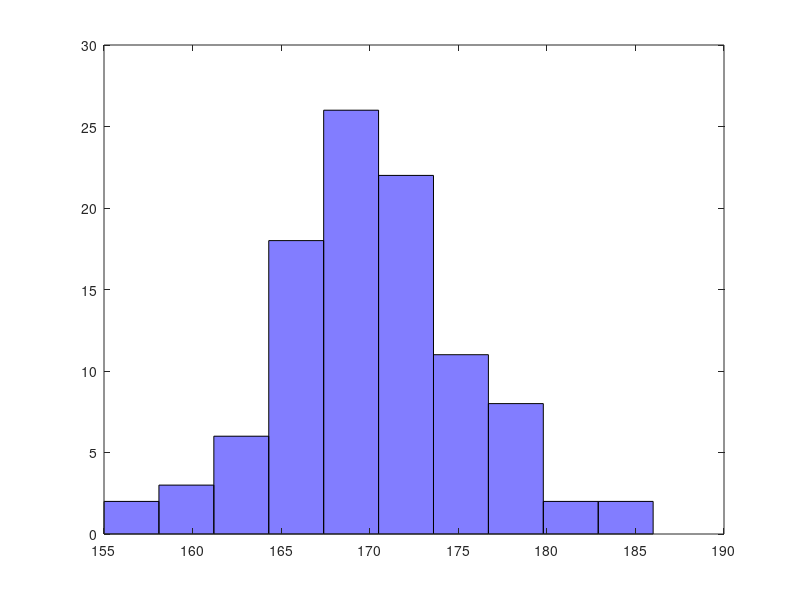
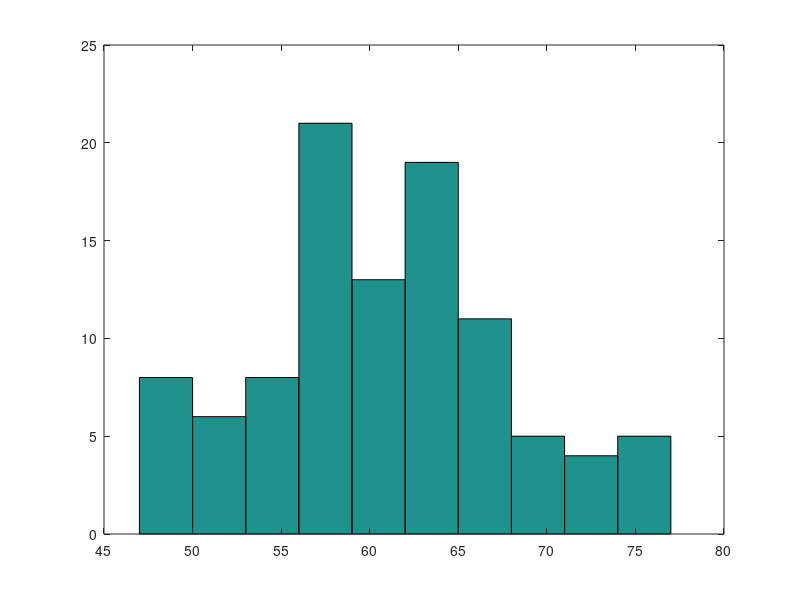

Here is the MATLAB script that generated these plots, in order: (Note: this script raises an error after producing the figures.)
% Exp12.6, Page 298. Li Zhen, June 4th, 2014.

Data = [172	169	169	171	167	75	55	64	65	47
171	168	165	169	168	62	67	52	62	65
166	168	164	170	165	62	65	59	58	64
160	175	173	172	168	55	67	74	64	57
155	176	172	169	176	57	64	69	58	57
173	168	169	167	170	58	50	52	72	57
166	161	173	175	158	55	49	57	76	51
170	169	173	164	165	63	63	61	59	62
167	171	166	166	172	53	61	70	63	53
173	178	163	169	169	60	64	57	54	66
178	177	170	167	169	60	66	56	54	58
173	170	160	179	172	73	58	65	62	50
163	173	165	176	162	47	67	58	63	52
165	172	177	182	175	66	59	66	69	75
170	170	169	186	174	60	62	63	77	66
163	172	176	166	167	50	59	60	76	63
172	177	177	169	166	57	58	67	72	50
182	176	172	173	174	63	68	56	59	64
171	175	165	169	168	59	68	56	65	62
177	184	166	171	170	64	70	49	71	59];

Height = Data(:, 1:5);
Height = Height(:);
Weight = Data(:, 6:10);
Weight = Weight(:);

colormap(cool);         % Print the histogram of Height and Weight
hist(Height);
figure;
hist(Weight);
                        % Jarque-Bera Testing
disp('Jarque-Bera testing of Height');
h = jbtest(Height)

disp('Jarque-Bera testing of Weight');
h = jbtest(Weight)

alpha = 0.05;           % Get estimation of height and weight
fprintf('Estimation of height(alpha=%f)\n', alpha);
[mu sigma muci sigmaci] = normfit(Height, alpha)

fprintf('Estimation of weight(alpha=%f)\n', alpha);
[mu sigma muci sigmaci] = normfit(Weight, alpha)

oldHeight = 167.5;      % Hypothesis testing of height and weight
oldWeight = 60.2;

fprintf('Height Hypothesis: %f\n', oldHeight);
[h sig ci] = ttest(Height, oldHeight)

fprintf('Weight Hypothesis: %f\n', oldWeight);
[h sig ci] = ttest(Weight, oldWeight)
